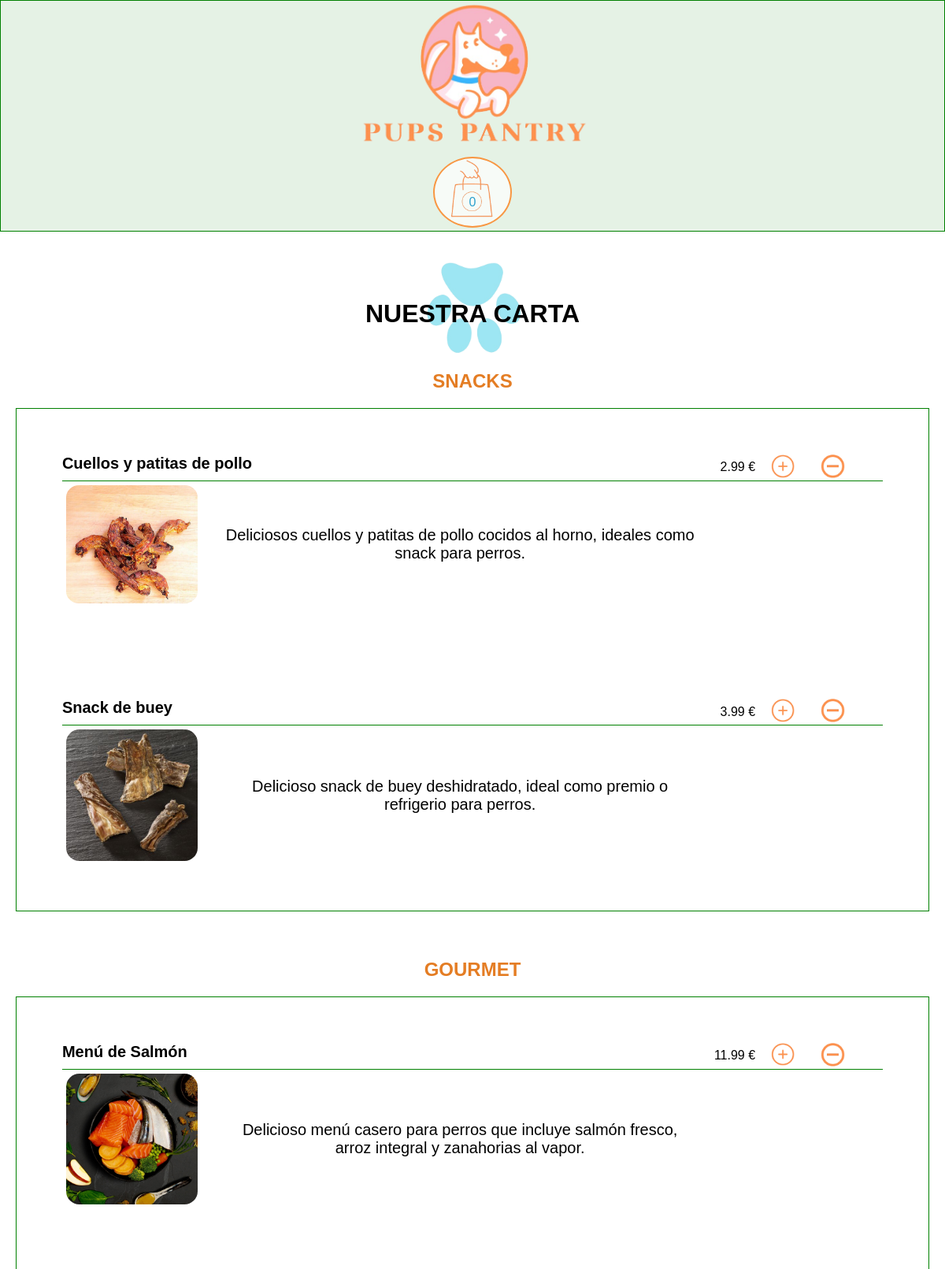
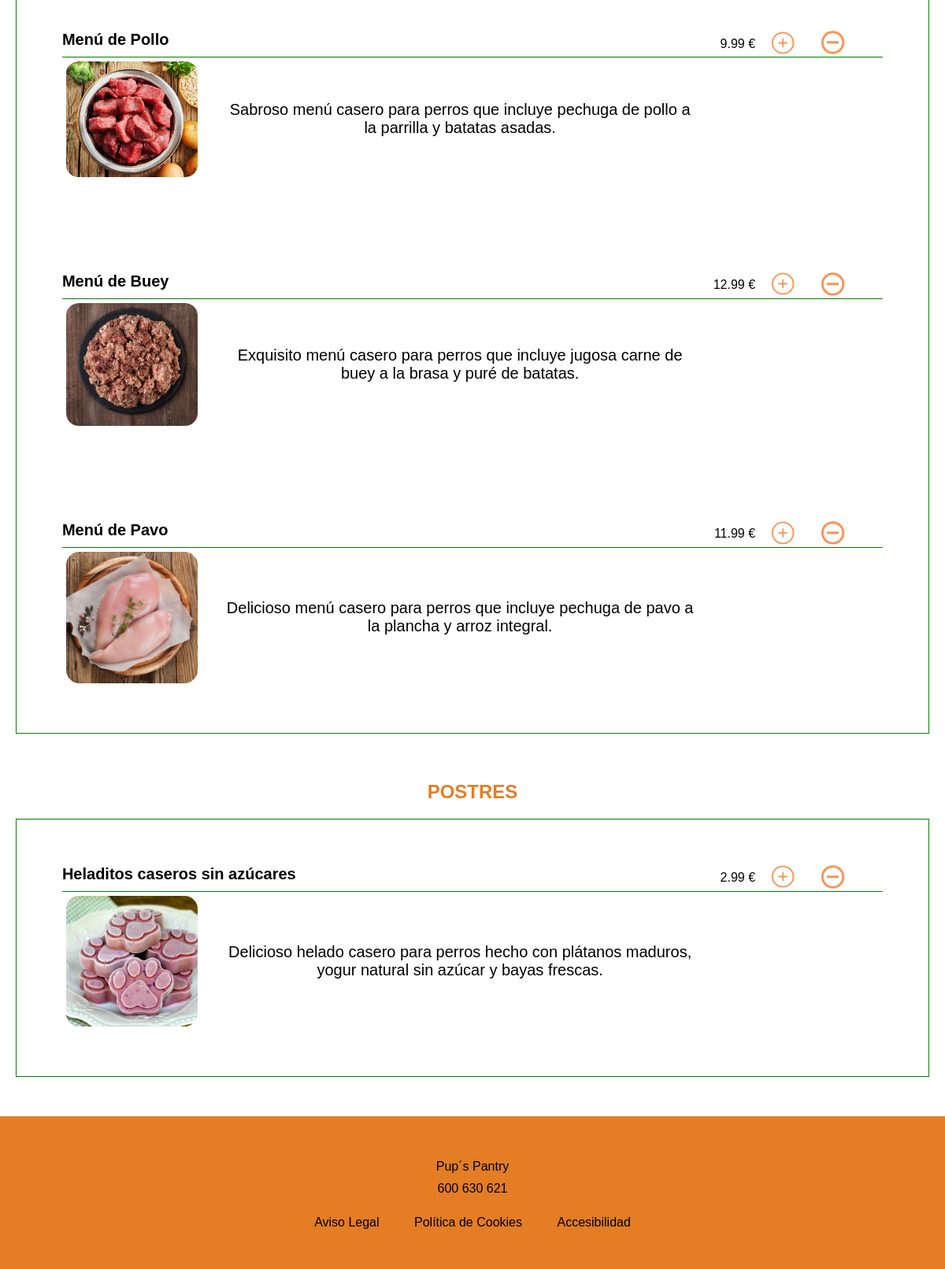
/paginaMenu/index.php, run on the app's committed database (2 pictures, top to bottom).
### tables this page shows
create table plato(
    idPlato int not null auto_increment primary key,
    fk_idRestaurante int not null,
    nombre varchar (70) not null,
    precio decimal (4,2) not null,
    descripcion varchar (200) not null,
    imagen varchar(40),
    tipo varchar(40) not null,
    FOREIGN KEY (fk_idRestaurante) REFERENCES restaurante(idRestaurante)
);

### paginaMenu/index.php (the view, shortened to what this page needs)
<?php
    $db = mysqli_connect('localhost', 'root', '', 'proyectopfc') or die('Fail');
    mysqli_set_charset($db, "utf8");
    $queryMenu = "SELECT * FROM plato WHERE tipo = 'menu'";
    $resMenu = mysqli_query($db, $queryMenu);
    $querySnack = "SELECT * FROM plato WHERE tipo = 'snack'";
    $resSnack = mysqli_query($db, $querySnack);
    $queryPostre = "SELECT * FROM plato WHERE tipo = 'postre'";
    $resPostre = mysqli_query($db, $queryPostre);
?>
<!DOCTYPE html>
<html lang="en">
<head>
    <link rel='stylesheet' href='indexMovil.css' media='(max-width: 845px)'/>
    <link rel='stylesheet' href='index.css'/>
</head>
<body>
    <div class="cabecera">
       <div class="d1">
            <img class="logo" src="../Imagenes/iconosLogo/logo.png" alt="Logo página"/>
       </div>
        <div class="d2">
            <a href="../paginaPago/paginaPago.php">
                <img class="icoCompra" src="../Imagenes/iconosLogo//iconoCompra.png"/>
            </a>
            <p id="cantidadCarrito">0</p>
        </div>
    </div>
    <div class="cuerpo">
        <div class="menu">
            <div class="tituloPatita">
                <img class="icoPatita" src="../Imagenes/iconosLogo/iconoPatita.png" alt="Icono de patita"/>
                <h1 class="titMenu">Nuestra Carta</h1>
            </div>
            <h2>SNACKS</h2>
                <div class="contenedorEtiquetas">
                    <?php
                        while ($item = mysqli_fetch_array($resSnack)) {
                        ?>
                            <div class="etiqueta">
                                <div class="cebeceraEtiqueta">
                                    <h3><?php echo $item['nombre'];?></h3>
                                    <div class="precio">
                                        <p><?php echo $item['precio'];?> €</p>
                                        <button class="botonAñadir" id="<?php echo $item['idPlato'];?>"><img class="icoMas" src="../Imagenes/iconosLogo//iconoMas1.png"/></button>
                                        <button class="botonEliminar" id="<?php echo $item['idPlato'];?>"><img class="icoMenos" src="../Imagenes/iconosLogo//iconoMenos.png"/></button>
                                    </div>
                                </div>
                                <div class="imgTexto">
                                    <img class="fotoCom" src="../Imagenes/platos/<?php echo $item['imagen'];?>">
                                    <p><?php echo $item['descripcion'];?></p>
                                </div>
                            </div>
                        <?php
                        }
                    ?>
            </div>
            <h2>GOURMET</h2>
            <div class="contenedorEtiquetas">
                <?php
                while ($item = mysqli_fetch_array($resMenu)) {
                ?>
                    <div class="etiqueta">
                        <div class="cebeceraEtiqueta">
                            <h3><?php echo $item['nombre'];?></h3>
                            <div class="precio">
                                <p><?php echo $item['precio'];?> €</p>
                                <button class="botonAñadir" id="<?php echo $item['idPlato'];?>"><img class="icoMas" src="../Imagenes/iconosLogo/iconoMas1.png"/></button>
                                <button class="botonEliminar" id="<?php echo $item['idPlato'];?>"><img class="icoMenos" src="../Imagenes/iconosLogo/iconoMenos.png"/></button>
                            </div>
                        </div>
                        <div class="imgTexto">
                            <img class="fotoCom" src="../Imagenes/platos/<?php echo $item['imagen'];?>">
                            <p><?php echo $item['descripcion'];?></p>
                        </div>
                    </div>
                <?php
                }
                ?>
            </div>
                <h2>POSTRES</h2>
                <div class="contenedorEtiquetas">
                    <?php
                        while ($item = mysqli_fetch_array($resPostre)) {
                        ?>
                            <div class="etiqueta">
                                <div class="cebeceraEtiqueta">
                                    <h3><?php echo $item['nombre'];?></h3>
                                    <div class="precio">
                                        <p><?php echo $item['precio'];?> €</p>
                                        <button class="botonAñadir" id="<?php echo $item['idPlato'];?>"><img class="icoMas" src="../Imagenes/iconosLogo/iconoMas1.png"/></button>
                                        <button class="botonEliminar" id="<?php echo $item['idPlato'];?>"><img class="icoMenos" src="../Imagenes/iconosLogo/iconoMenos.png"/></button>
                                    </div>
                                </div>
                                <div class="imgTexto">
                                    <img class="fotoCom" src="../Imagenes/platos/<?php echo $item['imagen'];?>">
                                    <p><?php echo $item['descripcion'];?></p>
                                </div>
                            </div>
                        <?php
                        }
                    ?>
                </div>
        </div>
        <div class="footer">
            <p>Pup´s Pantry</p>
            <p>600 630 621</p>
            <div class="condiciones">
                <a href="#">Aviso Legal</a>
                <a href="#">Política de Cookies</a>
                <a href="#">Accesibilidad</a>
            </div>
        </div>
    </div>
</body>
</html>

### paginaMenu/index.css (style rules this page uses)
* { box-sizing: border-box; margin: 0; padding: 0; font-family: 'Franklin Gothic Medium', 'Arial Narrow', Arial, sans-serif; }
body { padding-top: 170px; }
.cabecera { width: 100%; border: 1px solid green; display: flex; flex-direction: column; justify-content: center; align-items: center; position: fixed; background-color: white; background-color: rgb(0, 128, 0, 0.1); top: 0; }
.d1 { width: 90%; display: flex; justify-content: center; }
.cabecera .d1 .logo { width: 300px; }
.d2 { width: 100px; height: 90px; display: flex; justify-content: center; background-color: rgb(255, 255, 255, 0.7); border-radius: 100%; margin: 4px; border: 2px solid rgb(248, 151, 67); }
.icoCompra { width: 80px; height: 80px; text-align: left; position: relative; }
.d2 #cantidadCarrito { position: absolute; bottom: 27px; right: 24; color:rgb(228, 125, 36); color: rgba(44, 160, 206); }
.menu .tituloPatita { display: flex; justify-content: center; margin: 40px 0; margin-top: 120px; }
.menu .tituloPatita .icoPatita { position: relative; text-align: center; width: 150px; z-index: 0; opacity: 0.4; rotate: 180deg; top: 40px; }
.menu .titMenu { margin: 40px 0; padding: 50px; position: absolute; }
h1, h2 { text-align: center; text-transform:uppercase; font-family: 'Franklin Gothic Medium', 'Arial Narrow', Arial, sans-serif; margin-top: 60px; }
h2 { color: rgb(228, 125, 36); }
.contenedorEtiquetas { display: flex; flex-direction: column; text-align:start; margin: 20px; border: 1px solid green; }
.etiqueta { margin: 5%; }
.cebeceraEtiqueta { display: flex; justify-content: space-between; border-bottom: 1px solid green; }
.imgTexto { display: flex; align-items: center; width: 80%; }
.fotoCom { width: 20%; margin: 5px; border-radius: 10%; }
.etiqueta h3 { font-family: 'Franklin Gothic Medium', 'Arial Narrow', Arial, sans-serif; font-size: 20px; text-align: justify; }
.imgTexto p { padding: 30px; text-align: center; font-size: 20px; }
.precio { padding: 0 30px; display: flex; align-items: center; }
.precio button { margin: 20px; border: none; background-color: transparent; padding: 0; margin: 0; cursor: pointer; }
.precio img { margin: 0 15px; width: 30px; }
img.icoMenos { width: 37px; height: 30px; }
.precio p { margin: 0 5px; }
.footer { background-color: rgb(228, 125, 36); display: flex; flex-direction: column; text-align: center; justify-content: space-around; padding: 50px; margin-top: 50px; }
.footer p { font-family: 'Franklin Gothic Medium', 'Arial Narrow', Arial, sans-serif; margin: 5px 0; }
.footer .condiciones { width: 100%; margin-top: 20px; }
.footer a { text-decoration: none; padding: 20px; color: black; }

### paginaMenu/indexMovil.css (style rules this page uses)
.cuerpo .contenedorEtiquetas { margin: 0; }
.cuerpo .menu .tituloPatita .icoPatita { width: 120px; top: 50px; }
.cuerpo .menu .tituloPatita h1 { font-size: 25px; }
.cuerpo .menu .tituloPatita { margin-bottom: 100px; }
.cuerpo .etiqueta { align-items: center; }
.cuerpo .etiqueta h3 { font-size: 15px; text-align: center; padding: 0; margin: 0; }
.cuerpo .etiqueta .precio p { font-size: 15px; text-align: center; }
.cuerpo .precio { padding: 0; }
.cuerpo .etiqueta .imgTexto { display: flex; justify-content: space-between; width: 100%; }
.cuerpo .etiqueta .fotoCom { width: 30%; }
.cuerpo .etiqueta p { font-size: 15px; padding: 0; }
.footer .condiciones { display: flex; flex-direction: column; }

### data on the page
plato: nombre "Cuellos y patitas de pollo", precio "2.99", imagen (picture), descripcion "Deliciosos cuellos y patitas de pollo cocidos al horno, ideales como snack para perros."
plato: nombre "Snack de buey", precio "3.99", imagen (picture), descripcion "Delicioso snack de buey deshidratado, ideal como premio o refrigerio para perros."
plato: nombre "Menú de Salmón", precio "11.99", imagen (picture), descripcion "Delicioso menú casero para perros que incluye salmón fresco, arroz integral y zanahorias al vapor."
plato: nombre "Menú de Pollo", precio "9.99", imagen (picture), descripcion "Sabroso menú casero para perros que incluye pechuga de pollo a la parrilla y batatas asadas."
plato: nombre "Menú de Buey", precio "12.99", imagen (picture), descripcion "Exquisito menú casero para perros que incluye jugosa carne de buey a la brasa y puré de batatas."
plato: nombre "Menú de Pavo", precio "11.99", imagen (picture), descripcion "Delicioso menú casero para perros que incluye pechuga de pavo a la plancha y arroz integral."
plato: nombre "Heladitos caseros sin azúcares", precio "2.99", imagen (picture), descripcion "Delicioso helado casero para perros hecho con plátanos maduros, yogur natural sin azúcar y bayas frescas."
